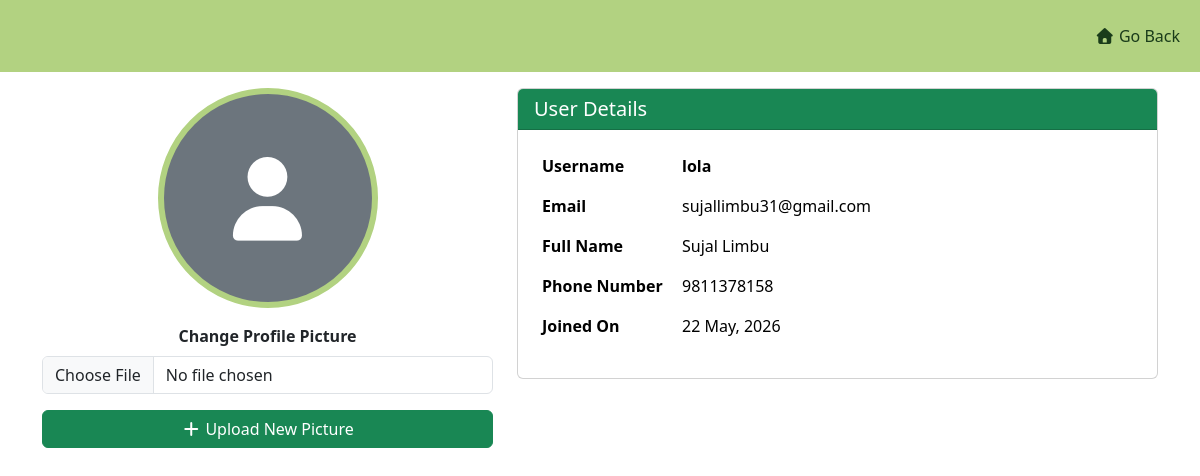
The page /accounts/dashboard/ (signed in) on the database its author committed.
### accounts/models.py (models this page shows, shortened)
class CustomUser(AbstractUser):
    phone_number = models.CharField(max_length=20, blank=True, null=True)
    profile_picture = models.ImageField(upload_to='profile_pics/', blank=True, null=True)

### accounts/views.py (the view)
# urls.py: path('dashboard/' , views.dashboard_info , name = 'dashboard' ),
@login_required
def dashboard_info(request):
    if request.method == 'POST':
        if request.POST.get('remove_picture'):
            if request.user.profile_picture:
                request.user.profile_picture.delete(save=False)
                request.user.profile_picture = None
                request.user.save()
            return redirect('dashboard')
        form = ProfilePictureForm(request.POST, request.FILES, instance=request.user)
        if form.is_valid():
            form.save()
            return redirect('dashboard')
    else:
        form = ProfilePictureForm(instance=request.user)
    context = {'form': form}
    return render(request, 'accounts/dashboard.html', context)

### accounts/forms.py
class ProfilePictureForm(forms.ModelForm):
    class Meta:
        model = CustomUser
        fields = ['profile_picture']
        widgets = {
            'profile_picture': forms.ClearableFileInput(attrs={'class': 'form-control'})
        }

### accounts/templates/accounts/dashboard.html (shortened to what this page needs)
<!DOCTYPE html>
<html lang="en">
<head>
    <link href="https://cdn.jsdelivr.net/npm/bootstrap@5.3.8/dist/css/bootstrap.min.css" rel="stylesheet">
    <link rel="stylesheet" href="https://cdnjs.cloudflare.com/ajax/libs/font-awesome/7.0.1/css/all.min.css"
 />
</head>
<body>
    <nav class="navbar navbar-expand-lg py-3">
        <div class="container-fluid">
            <div class="collapse navbar-collapse" id="navbarSupportedContent">
                <ul class="navbar-nav ms-auto gap-3">
                    <li class="nav-item">
                        <a class="nav-link active" href="{% url 'index' %}">
                            <i class="fa-solid fa-house"></i> Go Back
                        </a>
                    </li>
                </ul>
            </div>
        </div>
    </nav>
    <div class="container mt-3">
        <div class="row justify-content-center">
            <div class="col-md-5 text-center">
                {% if request.user.profile_picture %}
                <img src="{{ request.user.profile_picture.url }}" class="rounded-circle mb-3 profile-img"
                    alt="Profile Picture">
                {% else %}
                <div class="rounded-circle bg-secondary d-flex align-items-center justify-content-center mx-auto mb-3"
                    style="width: 220px; height: 220px; border: 6px solid #b2d281;">
                    <span class="text-white" style="font-size: 85px;"><i class="fa fa-user"
                            aria-hidden="true"></i></span>
                </div>
                {% endif %}
                <form method="POST" enctype="multipart/form-data" class="mt-3">
                    <div class="mb-3">
                        <label class="form-label fw-bold">Change Profile Picture</label>
                        <input type="file" name="profile_picture" class="form-control" accept="image/*">
                    </div>
                    <button type="submit" class="btn btn-success w-100 mb-2">
                         <i class="fa fa-plus" aria-hidden="true"></i> Upload New Picture
                    </button>
                </form>
            </div>
            <div class="col-md-7 mt-4 mt-md-0">
                <div class="card">
                    <div class="card-header bg-success text-white">
                        <h5 class="mb-0">User Details</h5>
                    </div>
                    <div class="card-body">
                        <table class="table table-borderless">
                            <tr>
                                <th style="width: 140px;">Username</th>
                                <td><strong>{{ request.user.username }}</strong></td>
                            </tr>
                            <tr>
                                <th>Email</th>
                                <td>{{ request.user.email|default:"Not Added" }}</td>
                            </tr>
                            <tr>
                                <th>Full Name</th>
                                <td>{{ request.user.first_name }} {{ request.user.last_name }}</td>
                            </tr>
                            <tr>
                                <th>Phone Number</th>
                                <td>{{ request.user.phone_number|default:"Not Added" }}</td>
                            </tr>
                            <tr>
                                <th>Joined On</th>
                                <td>{{ request.user.date_joined|date:"d F, Y" }}</td>
                            </tr>
                        </table>
                    </div>
                </div>
            </div>
        </div>
    </div>
</body>
</html>

### accounts/templates/accounts/dashboard.html (style rules this page uses)
.navbar { background-color: #b2d281 !important; }
.navbar .nav-link { color: #1a3c1a !important; font-weight: 500; }

### rows shown on the page
CustomUser: user.username "lola", user.email "sujallimbu31@gmail.com", user.first_name "Sujal", user.last_name "Limbu", user.phone_number "9811378158", user.date_joined "22 May, 2026"
